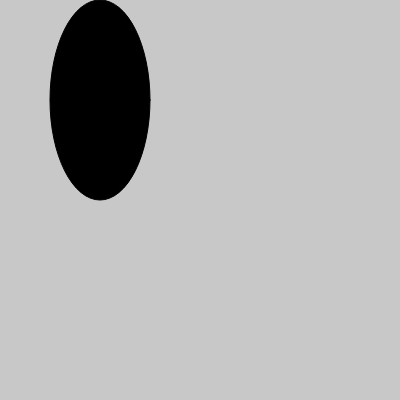
Frame 1 (no input)
Frame 60 (no input): identical to frame 1, image omitted
Frame 120 (the mouse pressed at the canvas centre since frame 60): identical to frame 1, image omitted

The p5.js sketch that drew this single still picture (run headless with seeded random() and noise() and a simulated clock; from frame 60 on, the mouse is pressed at the canvas centre):

// p5.js sketch
// ── sketch.js
function setup() {
  createCanvas(400, 400);
}

function draw() {
  background(200);
  fill(0);
  ellipse(100,100,100,200);
}
